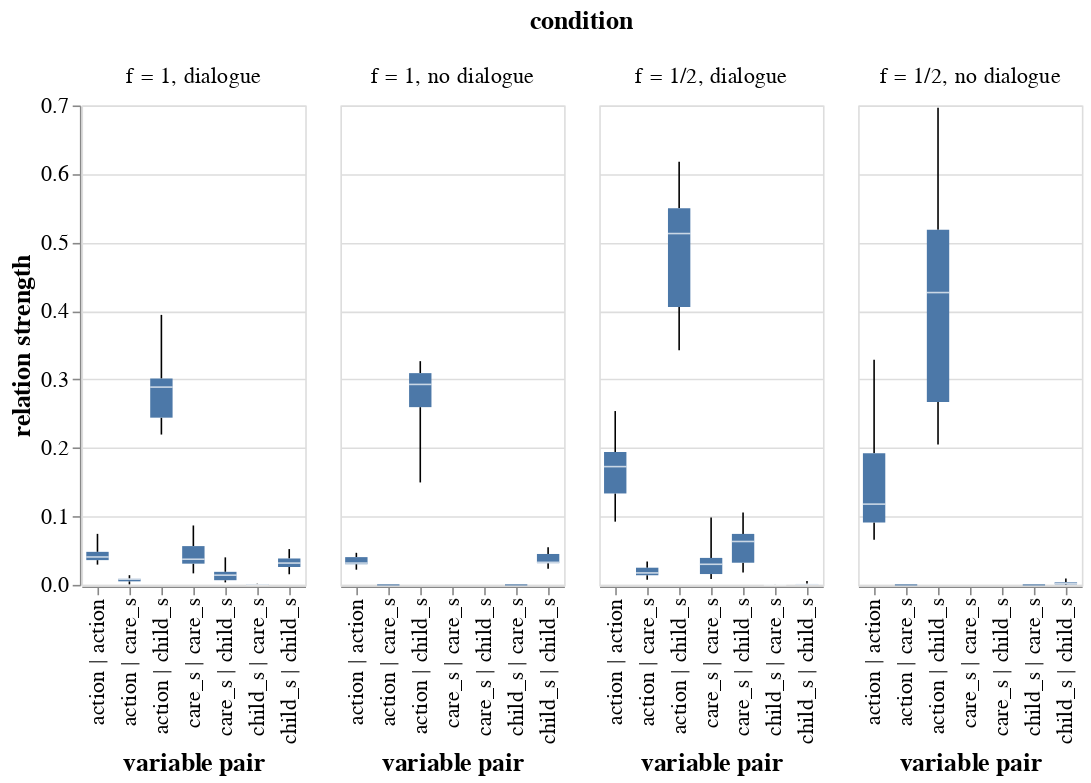

Write notebook code for a chart like this one.
### Code cell
d1 = calc_uncertaintes("models_20/log_decay/N_6_vc_3_vm_3_lr_0.001_hc_50_hm_50_cSpeakFreq_1_mActFreq_1/test_trajectories.pkl")
d2 = calc_uncertaintes("models_20/log_decay/N_6_vc_3_vm_1_lr_0.001_hc_50_hm_50_cSpeakFreq_1_mActFreq_1/test_trajectories.pkl")
d3 = calc_uncertaintes("models_20/log_decay/N_6_vc_3_vm_3_lr_0.001_hc_50_hm_50_cSpeakFreq_2_mActFreq_1/test_trajectories.pkl", freq=2)
d4 = calc_uncertaintes("models_20/log_decay/N_6_vc_3_vm_1_lr_0.001_hc_50_hm_50_cSpeakFreq_2_mActFreq_1/test_trajectories.pkl", freq=2)
#d5 = calc_uncertaintes("models_20/log_decay/N_6_vc_3_vm_3_lr_0.001_hc_50_hm_50_cSpeakFreq_3_mActFreq_1/test_trajectories.pkl", freq=3)
#d6 = calc_uncertaintes("models_20/log_decay/N_6_vc_3_vm_1_lr_0.001_hc_50_hm_50_cSpeakFreq_3_mActFreq_1/test_trajectories.pkl", freq=3)
#d7 = calc_uncertaintes("models_20/log_decay/N_6_vc_3_vm_3_lr_0.001_hc_50_hm_50_cSpeakFreq_4_mActFreq_1/test_trajectories.pkl", freq=4)
#d8 = calc_uncertaintes("models_20/log_decay/N_6_vc_3_vm_1_lr_0.001_hc_50_hm_50_cSpeakFreq_4_mActFreq_1/test_trajectories.pkl", freq=4)

d1["condition"] = "f = 1, dialogue"
d2["condition"] = "f = 1, no dialogue"
d3["condition"] = "f = 1/2, dialogue"
d4["condition"] = "f = 1/2, no dialogue"
#d5["condition"] = "f3_dialog"
#d6["condition"] = "f3_no_dialog"
#d7["condition"] = "f4_dialog"
#d8["condition"] = "f4_no_dialog"

d = pd.concat([d1, d2, d3, d4], axis=0)
d = d.reset_index().iloc[:, 1:]

d1 = d.melt(value_vars=d.columns[:-1], id_vars="condition")
d1.columns = ["condition", "variable pair", "relation strength"]
alt.Chart(d1).mark_boxplot(extent='min-max').encode(x='variable pair', y='relation strength', column='condition').configure_axis(
    labelFontSize=14,
    titleFontSize=16
).configure_header(
    labelFontSize=14,
    titleFontSize=16
)

### Figure 1 — Vega-Lite specification as saved in the notebook (floating-point values rounded to 4 significant figures; data arrays with more than 128 entries replaced by an {"elided": "..."} marker saying what was removed)
{"config": {"view": {"continuousWidth": 400, "continuousHeight": 300}, "axis": {"labelFontSize": 14, "titleFontSize": 16}, "header": {"labelFontSize": 14, "titleFontSize": 16}}, "data": {"name": "data-4158f7bbae0356e846e7d781bb3051d3"}, "mark": {"type": "boxplot", "extent": "min-max"}, "encoding": {"column": {"field": "condition", "type": "nominal"}, "x": {"field": "variable pair", "type": "nominal"}, "y": {"field": "relation strength", "type": "quantitative"}}, "$schema": "https://vega.github.io/schema/vega-lite/v4.17.0.json", "datasets": {"data-4158f7bbae0356e846e7d781bb3051d3": {"elided": "280 records"}}}
